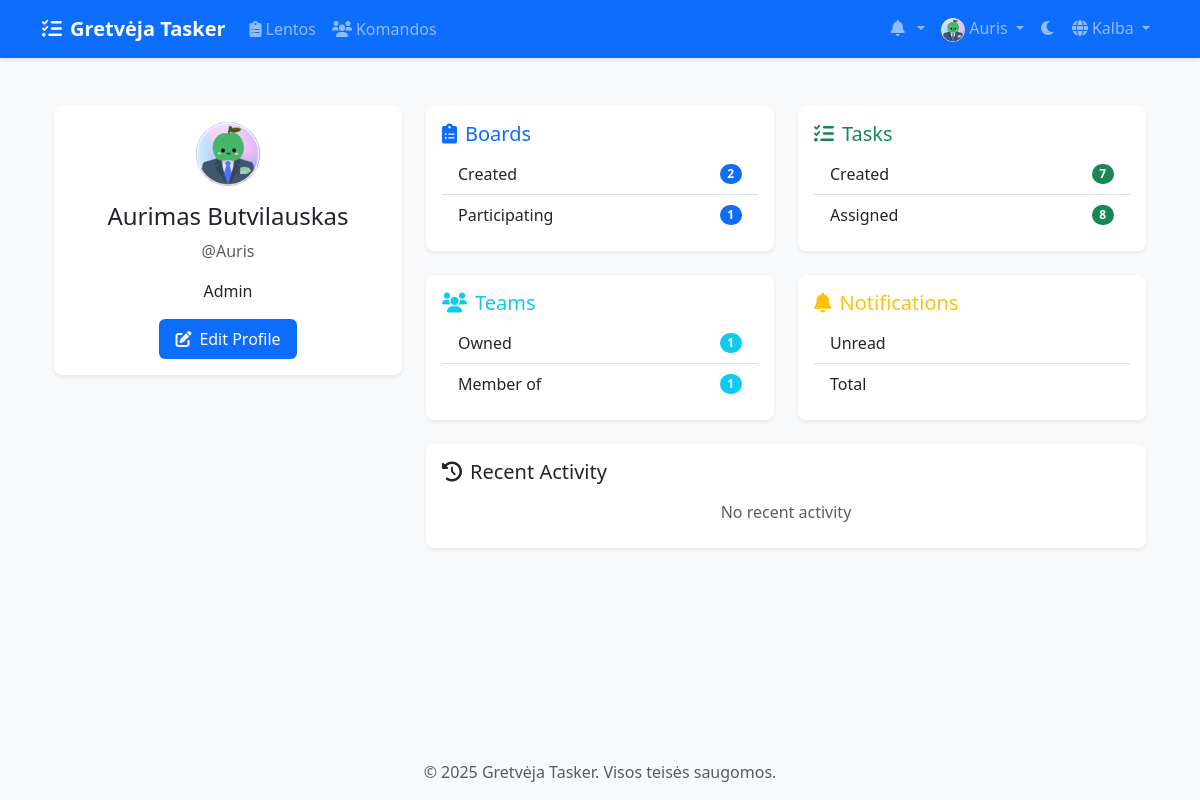
Before: /lt/accounts/ (signed in) with the older database file.
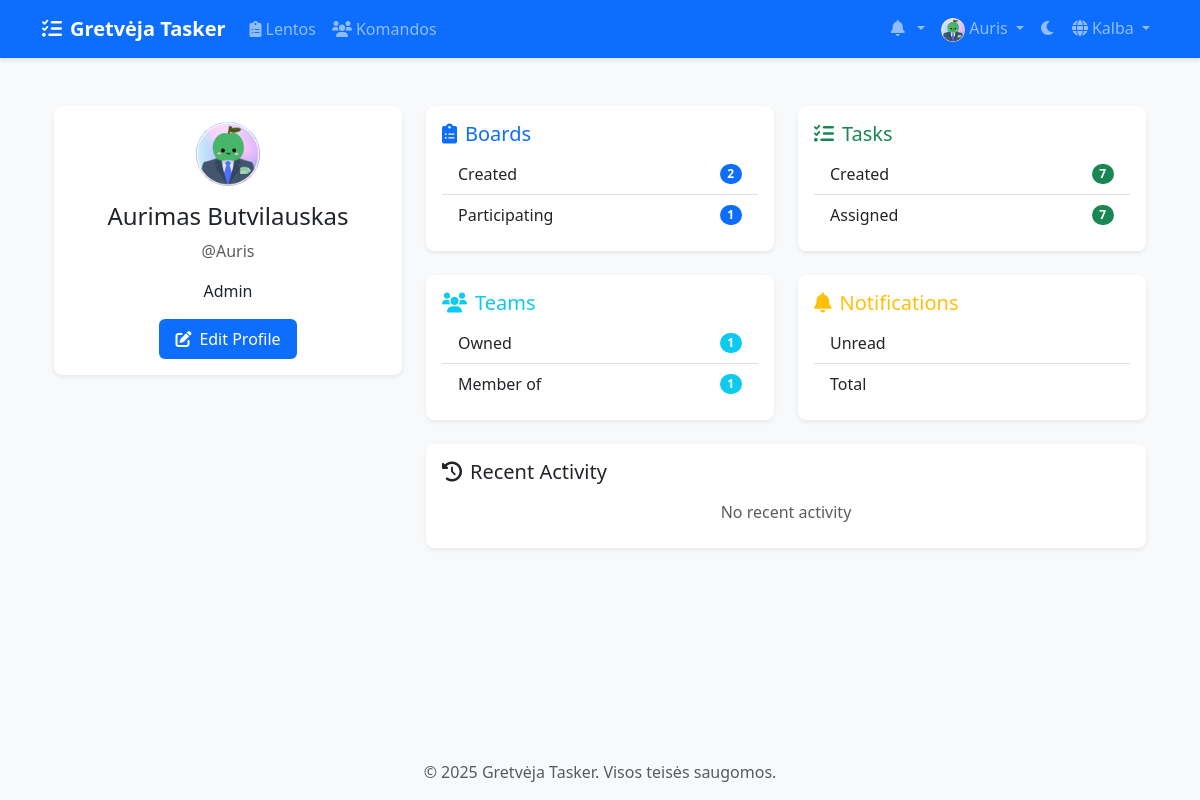
After: the same page with the newer database file.
### accounts/models.py (models this page shows, shortened)
class CustomUser(AbstractUser):
    email = models.EmailField(_('email address'), unique=True)
    avatar = models.ImageField(upload_to='avatars/', null=True, blank=True)
    bio = models.TextField(max_length=500, blank=True)
    theme_preference = models.CharField(
        max_length=10,
        choices=[('light', 'Light'), ('dark', 'Dark')],
        default='light'
    )
    notification_preferences = models.JSONField(
        default=dict,
        help_text=_('User notification preferences')
    )
    class Meta:
        verbose_name = _('user')
        verbose_name_plural = _('users')

### accounts/views.py (the view)
# urls.py: path('', views.profile_view, name='profile'),
@login_required
def profile_view(request):
    return render(request, 'accounts/profile/profile.html', {
        'user': request.user
    })

### templates/accounts/profile/profile.html (shortened to what the changed rows need)
{% extends 'base.html' %}
{% load static %}
{% block content %}
<div class="container py-4">
    <div class="row">
        <div class="col-md-4">
            <div class="card border-0 shadow-sm">
                <div class="card-body text-center">
                    {% if user.avatar %}
                        <img src="{{ user.avatar.url }}" alt="Avatar" class="avatar avatar-lg mb-3">
                    {% else %}
                        <div class="avatar avatar-lg bg-primary text-white mb-3 d-flex align-items-center justify-content-center">
                            <i class="fas fa-user fa-2x"></i>
                        </div>
                    {% endif %}
                    <h4 class="card-title">{{ user.get_full_name|default:user.username }}</h4>
                    <p class="text-muted">@{{ user.username }}</p>
                    <p class="card-text">{{ user.bio|default:"No bio provided." }}</p>
                    <a href="{% url 'accounts:settings_view' %}#profile" class="btn btn-primary">
                        <i class="fas fa-edit me-2"></i>Edit Profile
                    </a>
                </div>
            </div>
        </div>
        <div class="col-md-8">
            <div class="row g-4">
                <div class="col-md-6">
                    <div class="card border-0 shadow-sm">
                        <div class="card-body">
                            <div class="list-group list-group-flush">
                                <div class="list-group-item d-flex justify-content-between align-items-center">
                                    Created
                                    <span class="badge bg-primary rounded-pill">{{ user.owned_boards.count }}</span>
                                </div>
                                <div class="list-group-item d-flex justify-content-between align-items-center">
                                    Participating
                                    <span class="badge bg-primary rounded-pill">{{ user.teams.all|length }}</span>
                                </div>
                            </div>
                        </div>
                    </div>
                </div>
                <div class="col-md-6">
                    <div class="card border-0 shadow-sm">
                        <div class="card-body">
                            <div class="list-group list-group-flush">
                                <div class="list-group-item d-flex justify-content-between align-items-center">
                                    Created
                                    <span class="badge bg-success rounded-pill">{{ user.created_tasks.count }}</span>
                                </div>
                                <div class="list-group-item d-flex justify-content-between align-items-center">
                                    Assigned
                                    <span class="badge bg-success rounded-pill">{{ user.assigned_tasks.count }}</span>
                                </div>
                            </div>
                        </div>
                    </div>
                </div>
                <div class="col-md-6">
                    <div class="card border-0 shadow-sm">
                        <div class="card-body">
                            <div class="list-group list-group-flush">
                                <div class="list-group-item d-flex justify-content-between align-items-center">
                                    Owned
                                    <span class="badge bg-info rounded-pill">{{ user.owned_teams.count }}</span>
                                </div>
                                <div class="list-group-item d-flex justify-content-between align-items-center">
                                    Member of
                                    <span class="badge bg-info rounded-pill">{{ user.teams.count }}</span>
                                </div>
                            </div>
                        </div>
                    </div>
                </div>
            </div>
        </div>
    </div>
</div>
{% endblock %}

### templates/base.html (shortened to what this page needs)
{% load static %}
{% load compress %}
{% load i18n %}
<!DOCTYPE html>
<html lang="{{ LANGUAGE_CODE }}" data-bs-theme="light">
<head>
    <link href="https://cdn.jsdelivr.net/npm/bootstrap@5.3.2/dist/css/bootstrap.min.css" rel="stylesheet">
    <link href="https://cdnjs.cloudflare.com/ajax/libs/font-awesome/6.0.0/css/all.min.css" rel="stylesheet">
    <link href="https://cdn.jsdelivr.net/npm/select2@4.1.0-rc.0/dist/css/select2.min.css" rel="stylesheet">
    <link href="https://cdn.jsdelivr.net/npm/select2-bootstrap-5-theme@1.3.0/dist/select2-bootstrap-5-theme.min.css" rel="stylesheet">
    {% compress css %}
    <link href="{% static 'css/style.css' %}" rel="stylesheet">
    {% endcompress %}
</head>
<body>
    <nav class="navbar navbar-expand-lg navbar-dark bg-primary">
        <div class="container">
            <a class="navbar-brand" href="{% url 'home' %}">
                <i class="fas fa-tasks me-2"></i>{% trans "Gretvėja Tasker" %}
            </a>
            <div class="collapse navbar-collapse" id="navbarNav">
                <ul class="navbar-nav me-auto">
                    {% if user.is_authenticated %}
                        <li class="nav-item">
                            <a class="nav-link" href="{% url 'boards:board_list' %}">
                                <i class="fas fa-clipboard-list me-1"></i>{% trans "Boards" %}
                            </a>
                        </li>
                        <li class="nav-item">
                            <a class="nav-link" href="{% url 'teams:team_list' %}">
                                <i class="fas fa-users me-1"></i>{% trans "Teams" %}
                            </a>
                        </li>
                    {% endif %}
                </ul>
                <ul class="navbar-nav">
                    {% if user.is_authenticated %}
                        <li class="nav-item dropdown">
                            <a class="nav-link dropdown-toggle" href="#" id="notificationsDropdown" role="button" data-bs-toggle="dropdown">
                                <i class="fas fa-bell me-1"></i>
                            </a>
                        </li>
                        <li class="nav-item dropdown">
                            <a class="nav-link dropdown-toggle" href="#" id="userDropdown" role="button" data-bs-toggle="dropdown">
                                {% if user.avatar %}
                                    <img src="{{ user.avatar.url }}" alt="{% trans 'Avatar' %}" class="rounded-circle" width="24" height="24">
                                {% else %}
                                    <i class="fas fa-user-circle"></i>
                                {% endif %}
                                {{ user.username }}
                            </a>
                        </li>
                    {% endif %}
                    <li class="nav-item">
                        <button class="btn nav-link" id="theme-toggle">
                            <i class="fas fa-moon"></i>
                        </button>
                    </li>
                    <li class="nav-item dropdown">
                        <a class="nav-link dropdown-toggle" href="#" id="languageDropdown" role="button" data-bs-toggle="dropdown">
                            <i class="fas fa-globe me-1"></i>{% trans "Language" %}
                        </a>
                                {% get_current_language as CURRENT_LANGUAGE %}
                                {% get_available_languages as LANGUAGES %}
                    </li>
                </ul>
            </div>
        </div>
    </nav>
    <main class="container my-4">
        {% block content %}{% endblock %}
    </main>
    <footer class="footer mt-auto py-3 bg-light">
        <div class="container text-center">
            <span class="text-muted">© {% now "Y" %} Gretvėja Tasker. {% trans "All rights reserved." %}</span>
        </div>
    </footer>
</body>
</html>

Changed rows visible on the page:
changed CustomUser "Aurimas Butvilauskas": assigned_tasks.count "8" → "7"
